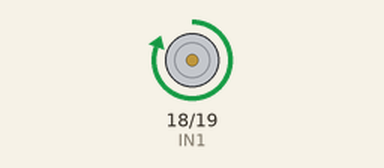
A sketch run on a simulated Arduino Uno, built with avr-gcc and run on an emulated ATmega328P. On the bench: motor-driver pin pairs drawn as motors (green arrow = first pin HIGH = forward, orange = second pin HIGH = backward, longer = more drive, scaled by the enable pin).

Above: at 2.5 s.
At 9.5 s:
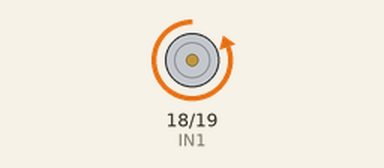
At 13.0 s:
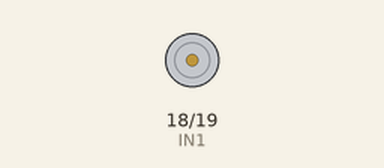
Timing chart, 0 to 18.2 s (numbered marks = the images above):
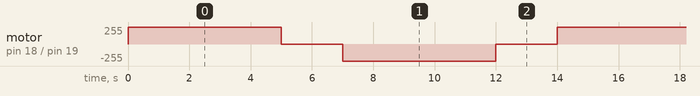

The sketch:

bAsicCoDE.ino
```cpp
// #include <WiFi.h>
// #include <WebServer.h>
// #include <HTTPClient.h>
// #include "DHT.h"

// // -------- WIFI ----------
// const char* ssid="vivo";
// const char* pass="861tejas";

// // -------- BACKEND URL ----------
// String serverName="http:// 192.168.221.1:5000/sensor";

// // -------- PINS ----------
// #define DHTPIN 4
// #define DHTTYPE DHT22
// #define SOILPIN 34
// #define RELAY 26

// WebServer server(80);
// DHT dht(DHTPIN, DHTTYPE);

// // -------- SETTINGS ----------
// int soilThreshold=2500;
// bool autoMode=true;

// // ===========================
// // SEND DATA TO NODE SERVER
// // ===========================

// void sendToServer(float t,float h,int soil){

//   if(WiFi.status()==WL_CONNECTED){

//     HTTPClient http;

//     http.begin(serverName);
//     http.addHeader("Content-Type","application/json");

//     String json="{";
//     json+="\"temperature\":"+String(t)+",";
//     json+="\"moisture\":"+String(soil)+",";
//     json+="\"ph\":7";
//     json+="}";

//     int code=http.POST(json);

//     Serial.print("POST Code: ");
//     Serial.println(code);

//     http.end();
//   }
// }

// // ===========================
// // WEB PAGE CONTROL
// // ===========================

// void handleRoot(){

//  float t=dht.readTemperature();
//  float h=dht.readHumidity();
//  int soil=analogRead(SOILPIN);

//  if(isnan(t)||isnan(h)){ t=0; h=0; }

//  // AUTO WATER LOGIC
//  if(autoMode){
//    if(soil>soilThreshold) digitalWrite(RELAY,LOW);
//    else digitalWrite(RELAY,HIGH);
//  }

//  String page="<meta name='viewport' content='width=device-width'>";
//  page+="<h2>Smart Vermicompost System</h2>";

//  page+="Temp:"+String(t)+" C<br>";
//  page+="Humidity:"+String(h)+" %<br>";
//  page+="Soil:"+String(soil)+"<br><br>";

//  page+="<a href='/on'><button>PUMP ON</button></a><br><br>";
//  page+="<a href='/off'><button>PUMP OFF</button></a><br><br>";
//  page+="<a href='/auto'><button>AUTO</button></a><br><br>";
//  page+="<a href='/manual'><button>MANUAL</button></a>";

//  server.send(200,"text/html",page);
// }

// void pumpOn(){ autoMode=false; digitalWrite(RELAY,LOW); server.sendHeader("Location","/"); server.send(303); }
// void pumpOff(){ autoMode=false; digitalWrite(RELAY,HIGH); server.sendHeader("Location","/"); server.send(303); }
// void setAuto(){ autoMode=true; server.sendHeader("Location","/"); server.send(303); }
// void setManual(){ autoMode=false; server.sendHeader("Location","/"); server.send(303); }

// // ===========================
// // WIFI CONNECT WITH RETRY
// // ===========================

// void connectWiFi(){

//   WiFi.begin(ssid,pass);
//   Serial.print("Connecting");

//   int retry=0;

//   while(WiFi.status()!=WL_CONNECTED && retry<20){
//     delay(500);
//     Serial.print(".");
//     retry++;
//   }

//   if(WiFi.status()==WL_CONNECTED){
//     Serial.println("\nConnected!");
//     Serial.println(WiFi.localIP());
//   }
// }

// // ===========================
// // SETUP
// // ===========================

// void setup(){

//  Serial.begin(115200);

//  pinMode(RELAY,OUTPUT);
//  digitalWrite(RELAY,HIGH);

//  analogReadResolution(12);

//  dht.begin();

//  connectWiFi();

//  server.on("/",handleRoot);
//  server.on("/on",pumpOn);
//  server.on("/off",pumpOff);
//  server.on("/auto",setAuto);
//  server.on("/manual",setManual);

//  server.begin();
// }

// // ===========================
// // LOOP
// // ===========================

// void loop(){

//  server.handleClient();

//  // reconnect wifi if lost
//  if(WiFi.status()!=WL_CONNECTED){
//    connectWiFi();
//  }

//  // send data every 30 sec
//  static unsigned long last=0;

//  if(millis()-last>30000){

//    float t=dht.readTemperature();
//    float h=dht.readHumidity();
//    int soil=analogRead(SOILPIN);

//    if(!isnan(t)&&!isnan(h)){
//      sendToServer(t,h,soil);
//    }

//    last=millis();
//  }
// }


// #include <WiFi.h>
// #include <WebServer.h>
// #include "DHT.h"

// #define DHTPIN 4
// #define DHTTYPE DHT22
// #define SOILPIN 34
// #define RELAY 26

// const char* ssid="vivo";
// const char* pass="861tejas";

// WebServer server(80);
// DHT dht(DHTPIN, DHTTYPE);

// // ===== SETTINGS =====
// int soilThreshold = 2500;   // adjust after testing
// bool autoMode = true;       // automatic watering ON

// // ====================

// void handleRoot(){

//  float t=dht.readTemperature();
//  float h=dht.readHumidity();
//  int soil=analogRead(SOILPIN);

//  // fix DHT NAN issue
//  if(isnan(t)||isnan(h)){
//    t=0; h=0;
//  }

//  // AUTO WATER LOGIC
//  if(autoMode){
//    if(soil > soilThreshold){      // soil dry
//      digitalWrite(RELAY,LOW);     // pump ON (LOW trigger relay)
//    }else{
//      digitalWrite(RELAY,HIGH);    // pump OFF
//    }
//  }

//  String page="<meta name='viewport' content='width=device-width, initial-scale=1'>";
//  page+="<h2>ESP32 Smart Plant System</h2>";

//  page+="Temperature: "+String(t)+" C<br>";
//  page+="Humidity: "+String(h)+" %<br>";
//  page+="Soil value: "+String(soil)+"<br><br>";

//  page+="<a href='/on'><button style='font-size:20px'>PUMP ON</button></a><br><br>";
//  page+="<a href='/off'><button style='font-size:20px'>PUMP OFF</button></a><br><br>";

//  page+="<a href='/auto'><button style='font-size:18px'>AUTO MODE</button></a><br><br>";
//  page+="<a href='/manual'><button style='font-size:18px'>MANUAL MODE</button></a>";

//  server.send(200,"text/html",page);
// }

// void pumpOn(){
//  autoMode=false;
//  digitalWrite(RELAY,LOW);
//  server.sendHeader("Location","/");
//  server.send(303);
// }

// void pumpOff(){
//  autoMode=false;
//  digitalWrite(RELAY,HIGH);
//  server.sendHeader("Location","/");
//  server.send(303);
// }

// void setAuto(){
//  autoMode=true;
//  server.sendHeader("Location","/");
//  server.send(303);
// }

// void setManual(){
//  autoMode=false;
//  server.sendHeader("Location","/");
//  server.send(303);
// }

// void setup(){

//  Serial.begin(115200);
//  delay(1000);

//  Serial.println("Booting...");

//  pinMode(RELAY,OUTPUT);
//  digitalWrite(RELAY,HIGH);

//  analogReadResolution(12);

//  dht.begin();

//  WiFi.begin(ssid,pass);

//  Serial.print("Connecting");

//  while(WiFi.status()!=WL_CONNECTED){
//    delay(500);
//    Serial.print(".");
//  }

//  Serial.println("");
//  Serial.println("WiFi connected!");
//  Serial.print("IP: ");
//  Serial.println(WiFi.localIP());

//  server.on("/",handleRoot);
//  server.on("/on",pumpOn);
//  server.on("/off",pumpOff);
//  server.on("/auto",setAuto);
//  server.on("/manual",setManual);

//  server.begin();
// }

// void loop(){
//  server.handleClient();
// }

// #define RELAY 23

// void setup() {
//   pinMode(RELAY, OUTPUT);
//   digitalWrite(RELAY, HIGH);   // start OFF
// }

// void loop() {

//   // Pump ON
//   digitalWrite(RELAY, LOW);
//   delay(5000);

//   // Pump OFF
//   digitalWrite(RELAY, HIGH);
//   delay(5000);

// }


//MG995 servo Motor

#define IN1 18
#define IN2 19
#define ENA 5

void setup() {
  pinMode(IN1, OUTPUT);
  pinMode(IN2, OUTPUT);
  pinMode(ENA, OUTPUT);

  digitalWrite(ENA, HIGH);   // enable motor driver
}

void loop() {

  // Clockwise
  digitalWrite(IN1, HIGH);
  digitalWrite(IN2, LOW);
  delay(5000);

  // Stop
  digitalWrite(IN1, LOW);
  digitalWrite(IN2, LOW);
  delay(2000);

  // Anticlockwise
  digitalWrite(IN1, LOW);
  digitalWrite(IN2, HIGH);
  delay(5000);

  // Stop
  digitalWrite(IN1, LOW);
  digitalWrite(IN2, LOW);
  delay(2000);
}
```

Measured:
- by itself, motor on pin 18 (IN1) / pin 19 (IN2): repeats every 14.0 s: stopped 2.0 s, backward 255/255 5.0 s, stopped 2.0 s, forward 255/255 5.0 s
